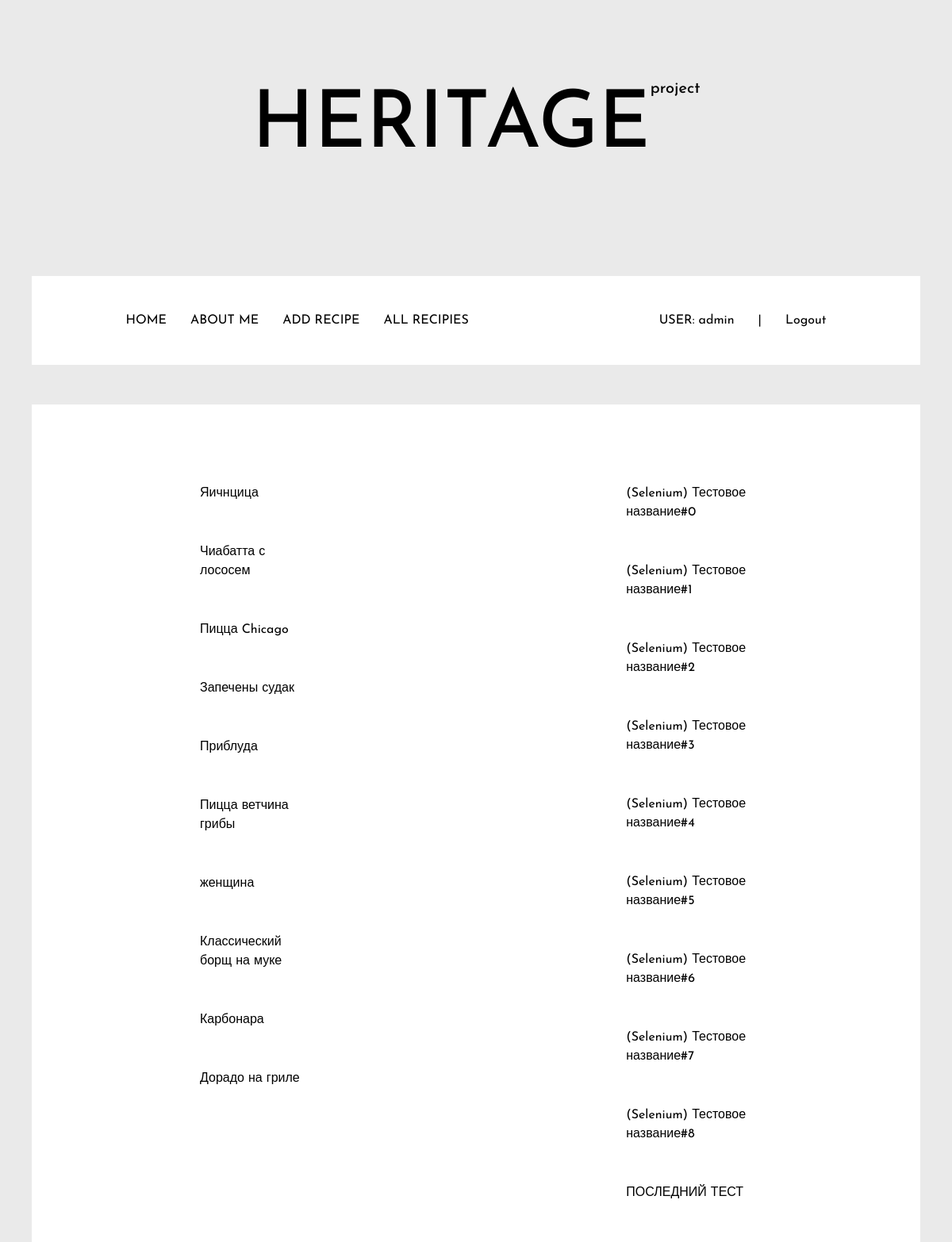
Page /all-rec (signed in) on the committed database.
### users/models.py (models this page shows)
class User(AbstractUser):
    pass

### main/models.py (models this page shows, shortened)
class Recipe(models.Model):
    title = models.CharField('Название', max_length=50)
    describe = models.TextField('Описание')
    image = models.ImageField(upload_to='img/',blank=True)
    rec_time=models.DateTimeField(auto_now_add=True)
    objects = models.Manager()
    class Meta:
        verbose_name = 'Recipe'
        verbose_name_plural = 'Recipies'

### main/views.py (the view)
# urls.py: path('all-rec', views.allrec, name='all'),
def allrec(request):
    recipies = Recipe.objects.all()
    recipies1 = recipies[0:len(recipies) //2 ]
    recipies2 = recipies[len(recipies) // 2:]
    return render(request,'main/all-rec.html', {'title':'All recipe','recipies1':recipies1, 'recipies2':recipies2})

### main/templates/main/all-rec.html (shortened to what this page needs)
{% extends 'base.html'%}
{% block content %}
    <div class="container-fluid">
        <div class="spisok_rec">
            <div class="all_rec">
                <div class="recipies">
                    {% for el in recipies1 %}
                        <div class='link_rec'>
                            <a href="{% url 'recipe' el.pk %}">{{ el.title }}</a><br>
                        </div>
                    {% endfor %}
                </div>
                <div class="recipies">
                    {% for el in recipies2 %}
                        <div class='link_rec'>
                            <a  href="{% url 'recipe' el.pk %}">{{ el.title }}</a><br>
                        </div>
                    {% endfor %}
                </div>
            </div>
        </div>
    </div>
{% endblock %}

### main/templates/base.html (shortened to what this page needs)
{% load static %}
<html lang="en">
<head>
    <link href="https://cdn.jsdelivr.net/npm/bootstrap@5.3.0-alpha3/dist/css/bootstrap.min.css" rel="stylesheet">
    <link rel="stylesheet" type="text/css" href="{% static 'css/header_footer.css' %}">
    <link rel="stylesheet" type="text/css" href="{% static 'css/slick.css' %}">
    <link rel="stylesheet" type="text/css" href="{% static 'css/slick-theme.css' %}">
</head>
<body>
    <div class="header_logo-cont">
        <div class="header_logo">
            <h1 class="header_logo-inner"><a class='logo_link' href="{% url 'home' %}">HERITAGE</a></h1>
            <h5><a class="logo_link" href="{% url 'home' %}">project</a></h5>
        </div>
    </div>
    <header class="container-fluid ">
            <div class="container">
                <nav class="menu">
                    <div>
                        <a href="{% url 'home' %}">HOME</a>
                        <a href="{% url 'about' %}">ABOUT ME</a>
                        <a id="create" href="{% url 'create' %}">ADD RECIPE</a>
                        <a id='all_rec' href="{% url 'all' %}">ALL RECIPIES</a>
                    </div>
                    <div class="menu_user">
                        {% if user.is_authenticated %}
                        <a id="user" href="#">USER:   {{ user }}<a> |
                        <a id='logout' href="{% url 'logout' %}">Logout</a>
                        {% else %}
                        <a id="login" href="{% url 'login' %}">Login</a> |
                        <a id="register" href="{% url 'register' %}">Register</a>
                        {% endif %}
                    </div>
                </nav>
            </div>
    </header>
    {% block content %}{% endblock %}
</body>
</html>

### main/static/css/header_footer.css (style rules this page uses)
* { box-sizing: border-box; margin: 0; padding: 0; }
.header_logo-cont { margin-top: 100; }
.header_logo { display: flex; justify-content: center; margin: 0 auto; }
.header_logo-inner { font-family: 'Josefin Sans', sans-serif; font-size: 100px; }
.logo_link { text-decoration: none; color: black; }
.container-fluid { max-width: 1120px; margin: auto; background-color: white; }
.container { width: 100%; padding: 44px 94px; margin-top: 120px; }
body { font-family: 'Josefin Sans', sans-serif; font-size: 16px; background-color: #eaeaea; }
.menu { display:flex; justify-content: space-between; }
.menu_user { font-size: 1em; text-decoration: none; color: black; }
header .container .menu a { font-size: 1em; text-decoration: none; color: black; margin: 12.5px; }
.spisok_rec { margin-top: 50px; }
.all_rec { display: flex; justify-content: space-between; }
.recipies { margin:50px 200px 50px 200px; }
.link_rec { text-decoration: none; color: black; margin-top: 50px; }
.link_rec a { text-decoration: none; color: black; }

### rows in the picture
User: username "admin"
Recipe: title "Яичнцица"
Recipe: title "Чиабатта с лососем"
Recipe: title "Пицца Chicago"
Recipe: title "Запечены судак"
Recipe: title "Приблуда"
Recipe: title "Пицца ветчина грибы"
Recipe: title "женщина"
Recipe: title "Классический борщ на муке"
Recipe: title "Карбонара"
Recipe: title "Дорадо на гриле"
Recipe: title "(Selenium) Тестовое название#0"
Recipe: title "(Selenium) Тестовое название#1"
Recipe: title "(Selenium) Тестовое название#2"
Recipe: title "(Selenium) Тестовое название#3"
Recipe: title "(Selenium) Тестовое название#4"
Recipe: title "(Selenium) Тестовое название#5"
Recipe: title "(Selenium) Тестовое название#6"
Recipe: title "(Selenium) Тестовое название#7"
Recipe: title "(Selenium) Тестовое название#8"
Recipe: title "ПОСЛЕДНИЙ ТЕСТ"
